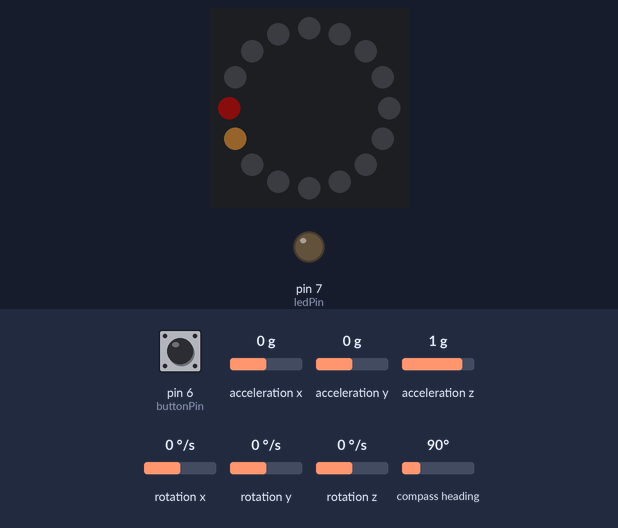
This sketch was run on a simulated Arduino Uno, built with avr-gcc and run on an emulated ATmega328P. Parts: 16 RGB LEDs in a ring, first at the top, clockwise, output pins drawn as LEDs (lit = HIGH). The inputs (shaded band) are chosen by the test bench; at power-on: pin 6 (buttonPin) HIGH, acceleration x 0 g, acceleration y 0 g, acceleration z 1 g, rotation x 0 °/s, rotation y 0 °/s, rotation z 0 °/s, compass heading 90°. Dim RGB values are drawn brighter than linear; random numbers use the default seed unless the sketch sets one.

Above: at 1.2 s.
1.3 s: pin 6 (buttonPin) pulled LOW for 1 s
2.9 s: pin 6 (buttonPin) pulled LOW for 0.15 s
At 3.3 s:
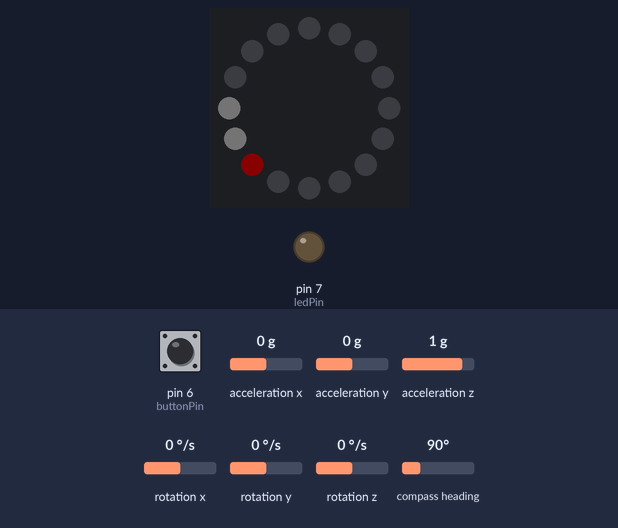
3.6 s: pin 6 (buttonPin) pulled LOW for 3.2 s
At 4.72 s:
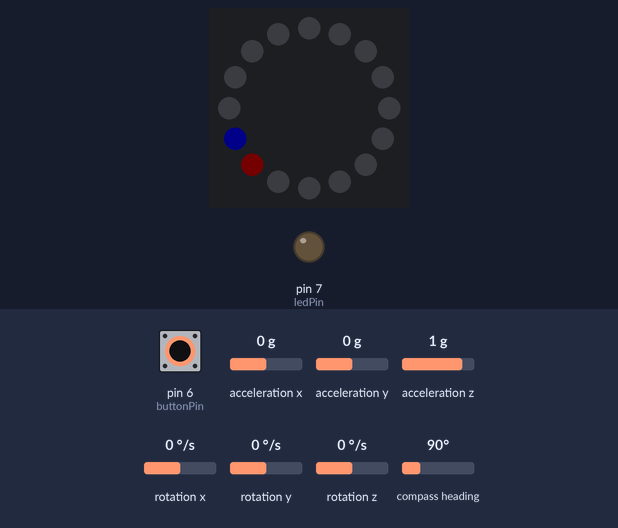
7.4 s: pin 6 (buttonPin) pulled LOW for 1 s
At 8.6 s:
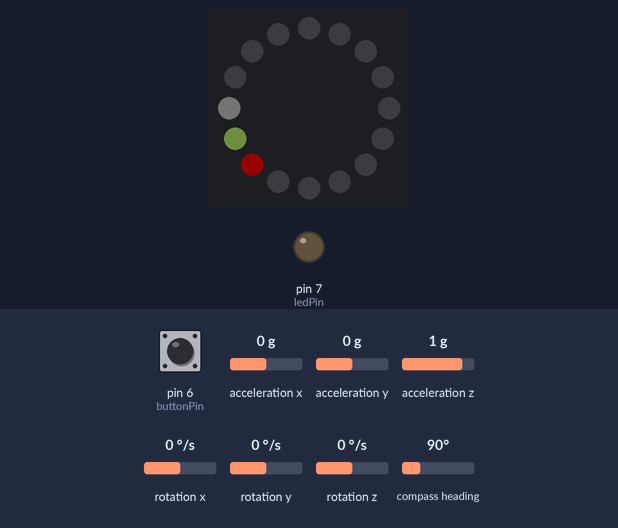
11.2 s: pin 6 (buttonPin) pulled LOW for 0.15 s
At 13.0 s:
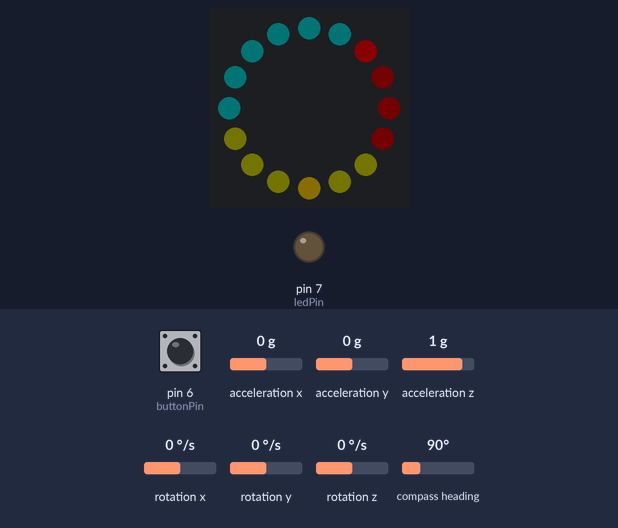
14.3 s: pin 6 (buttonPin) pulsed LOW 5 times (0.12 s each, 0.3 s apart)
At 15.25 s:
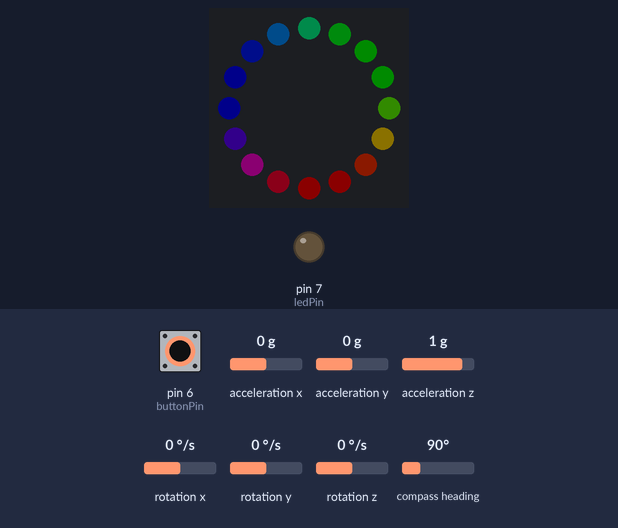
Timing chart, 0 to 17.3 s (numbered marks = the images above; inputs shaded):
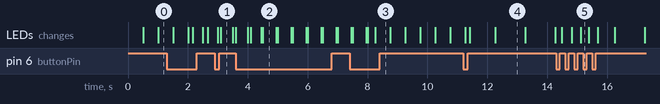

The sketch:

florawatch.ino
```cpp
#include <Adafruit_NeoPixel.h>

#include <Wire.h>
#include <LSM303.h>

#include "Time.h"
#include "OneButton.h"


const unsigned long sleepTimeout = 90; // in seconds, set to 0 to disable

const unsigned int neoPin = 9;
const unsigned int buttonPin = 6;
const unsigned int ledPin = 7;

const unsigned int ringSize = 16;
const int ringOffset = 4;
const float lmsOffset = 3.5;
const bool compassInvert = true;


Adafruit_NeoPixel ring = Adafruit_NeoPixel(ringSize, neoPin, NEO_GRB + NEO_KHZ800);

uint8_t* pixels = ring.getPixels();

const uint8_t PROGMEM gammaTable[] = {
	0, 0, 0, 0, 0, 0, 0, 0, 0, 0, 0, 0, 0, 0, 0, 0,
	0, 0, 0, 0, 0, 0, 0, 0, 0, 0, 0, 0, 1, 1, 1, 1,
	1, 1, 1, 1, 1, 1, 1, 1, 1, 2, 2, 2, 2, 2, 2, 2,
	2, 3, 3, 3, 3, 3, 3, 3, 4, 4, 4, 4, 4, 5, 5, 5,
	5, 6, 6, 6, 6, 7, 7, 7, 7, 8, 8, 8, 9, 9, 9, 10,
	10, 10, 11, 11, 11, 12, 12, 13, 13, 13, 14, 14, 15, 15, 16, 16,
	17, 17, 18, 18, 19, 19, 20, 20, 21, 21, 22, 22, 23, 24, 24, 25,
	25, 26, 27, 27, 28, 29, 29, 30, 31, 32, 32, 33, 34, 35, 35, 36,
	37, 38, 39, 39, 40, 41, 42, 43, 44, 45, 46, 47, 48, 49, 50, 50,
	51, 52, 54, 55, 56, 57, 58, 59, 60, 61, 62, 63, 64, 66, 67, 68,
	69, 70, 72, 73, 74, 75, 77, 78, 79, 81, 82, 83, 85, 86, 87, 89,
	90, 92, 93, 95, 96, 98, 99,101,102,104,105,107,109,110,112,114,
	115,117,119,120,122,124,126,127,129,131,133,135,137,138,140,142,
	144,146,148,150,152,154,156,158,160,162,164,167,169,171,173,175,
	177,180,182,184,186,189,191,193,196,198,200,203,205,208,210,213,
	215,218,220,223,225,228,231,233,236,239,241,244,247,249,252,255
};

LSM303 lsm;

OneButton button(buttonPin, 1);


int currentMenu = 0;
int currentSubmenu = 0;

int currentHour, currentMinute, currentDay, currentMonth, currentYear, monthMaxDays;
int compassDirection = -1;
float currentHeading = 0.0;

bool flashTimeout = false;
unsigned long lastFlash = 0;
unsigned long lastActive;
bool isSleeping = false;

unsigned int millisecond = 0;


String zf(int n) {
	String v;
	if (n < 10) {
		v += "0";
		v += n;
	} else {
		v += n;
	}
	return v;
}

void setPixel(uint16_t pos, uint32_t color) {
	ring.setPixelColor(pixelPos(pos), color);
}
void setPixel(uint16_t pos, uint8_t r, uint8_t g, uint8_t b) {
	setPixel(pos, ring.Color(r, g, b));
}

// uses RGB order
void setChannel(uint16_t pos, uint8_t channel, uint8_t value) {
	uint8_t *p = &pixels[pixelPos(pos) * 3];
	p[channel] = value;
}
uint16_t pixelPos(uint16_t pos) {
	return ((ringSize-1)-((pos+ringOffset) % ringSize));
}
void clearPixels() {
	// from Adafruit_NeoPixel repo
	memset(pixels, 0, ringSize*3);
}
uint8_t gamma(uint8_t input) {
	return pgm_read_byte(&gammaTable[input]);
}

void syncMillis() {
	static unsigned long milli;
	static int oldSecond = 0;
	int newSecond = second();
	if (oldSecond != newSecond) {
		oldSecond = newSecond;
		milli = millis();
	}
	millisecond = (millis() - milli) % 1000;
}

void showLine(uint16_t pos, uint16_t length, uint32_t c) {
	for (int i = 0; i < length; i++) {
		setPixel(pos+i, c);
	}
}

void showBinary(uint16_t pos, int n, uint16_t length, bool direction, uint32_t c1, uint32_t c2) {
	int inv1 = 0;
	int inv2 = 1;
	if (direction) {
		inv1 = length-1;
		inv2 = -1;
	}
	for (int i = 0; i < length; i++) {
		if (bitRead(n, i) == 1) {
			setPixel(pos+inv1+i*inv2, c1);
		} else {
			setPixel(pos+inv1+i*inv2, c2);
		}
	}
}

void checkSleep() {
	if (!isSleeping && sleepTimeout > 0 && (millis()-lastActive)/1000 > sleepTimeout) {
		isSleeping = true;
		clearPixels();
		ring.show();
		if (currentMenu == 0 || currentMenu == 1) {
			lastFlash = 0;
			currentSubmenu = 0;
		}
	}
}
void keepActive() {
	lastActive = millis();
}
void wakeUp() {
	isSleeping = false;
	keepActive();
}

void smooth(double data, float filterVal, double &smoothedVal) {

	if (filterVal > 1) {
		filterVal = 1.0;
	} else if (filterVal < 0) {
		filterVal = 0.0;
	}

	smoothedVal = (data * (1 - filterVal)) + (smoothedVal  *  filterVal);
}

double distance(double x1, double y1, double x2, double y2) {
	return sqrt((x1-x2)*(x1-x2)+(y1-y2)*(y1-y2));
}

void hsv2rgb(int hue, int sat, int val, uint8_t &r, uint8_t &g, uint8_t &b) {
	int base;
	// hue: 0-359, sat: 0-255, val (lightness): 0-255

	if (sat == 0) { // Achromatic color (gray).
		r=val;
		g=val;
		b=val;
	} else  {
		base = ((255 - sat) * val)>>8;
		switch(hue/60) {
			case 0:
				r = val;
				g = (((val-base)*hue)/60)+base;
				b = base;
				break;
			case 1:
				r = (((val-base)*(60-(hue%60)))/60)+base;
				g = val;
				b = base;
				break;
			case 2:
				r = base;
				g = val;
				b = (((val-base)*(hue%60))/60)+base;
				break;
			case 3:
				r = base;
				g = (((val-base)*(60-(hue%60)))/60)+base;
				b = val;
				break;
			case 4:
				r = (((val-base)*(hue%60))/60)+base;
				g = base;
				b = val;
				break;
			case 5:
				r = val;
				g = base;
				b = (((val-base)*(60-(hue%60)))/60)+base;
				break;
		}
	}
}
uint32_t hsv2color(int hue, int sat, int val) {
	uint8_t r, g, b;
	hsv2rgb(hue, sat, val, r, g, b);
	return ring.Color(gamma(r), gamma(g), gamma(b));
}

// Rainbow Cycle Program - Equally distributed
void rainbowCycle(uint16_t j, uint8_t brightness) {
	for (int i = 0; i < ringSize; i++) {
		setPixel(i, hsv2color(((i * 360 / ringSize) + j) % 360, 255, brightness));
	}
	ring.show();
}


void setup() {
	Serial.begin(9600);

	ring.begin();
	ring.show();

	button.setClickTicks(40);
	button.setPressTicks(800);
	button.attachClick(btnClick);
	button.attachLongPressStart(btnPress);

	Wire.begin();
	lsm.init();
	lsm.enableDefault();

	//min: {  -512,   -704,   -335}    max: {  +591,   +502,   +691}
	//min: {  -534,   -681,   -373}    max: {  +594,   +427,   +624}
	//min: {  -674,   -837,   -335}    max: {  +507,   +261,   +651}
	//min: {  -655,   -862,   -344}    max: {  +491,   +283,   +642}


	lsm.m_min = (LSM303::vector<int16_t>){  -655,   -862,   -344};
	lsm.m_max = (LSM303::vector<int16_t>){  +491,   +283,   +642};

	pinMode(ledPin, OUTPUT);

	keepActive();
}

void loop() {
	button.tick();
	syncMillis();
	flashTimeout = (millis() - lastFlash) % 1000 < 500;
	checkSleep();


	if (!isSleeping) {
		showPage();
	} else {

	}
	/*if (second() % 2 == 0 && millisecond < 50) {
		digitalWrite(ledPin, HIGH);
		digitalWrite(ledPin, LOW);
	}*/

}

void btnClick() {
	if (isSleeping) {
		wakeUp();
		return;
	} else {
		keepActive();
	}

	if (currentSubmenu == 0 || currentMenu == 3 || currentMenu == 4) {
		currentMenu++;
		if (currentMenu > 4) {
			currentMenu = 0;
		}
		currentSubmenu = 0;

	} else {
		if (currentMenu == 0 || currentMenu == 1) {
			lastFlash = millis();
			switch (currentSubmenu) {
				case 1:
					currentHour++;
					if (currentHour == 24) {
						currentHour = 0;
					}
					break;

				case 2:
					currentMinute++;
					if (currentMinute == 60) {
						currentMinute = 0;
					}
					break;
			}
		}
		/*else if (currentMenu == 1) {
			lastFlash = millisecond;
			switch (currentSubmenu) {
				case 1:
					currentYear++;
					if (currentYear > 2050) {
						currentYear = 1970;
					}
					break;

				case 2:
					currentMonth++;
					if (currentMonth > 12) {
						currentMonth = 1;
					}
					break;

				case 3:
					currentDay++;
					if (currentDay > monthMaxDays) {
						currentDay = 1;
					}
					break;
			}
		}*/
	}
}


void btnPress() {

	if (isSleeping) {
		wakeUp();
		return;
	} else {
		keepActive();
	}

	if (currentMenu == 0 || currentMenu == 1) { // Analog/Binary clock
		currentSubmenu++;
		if (currentSubmenu > 2) {
			currentSubmenu = 0;
		}
		switch (currentSubmenu) {
			case 0:
				lastFlash = 0;
				setTime(currentHour, currentMinute, 0, day(), month(), year());
				break;

			case 1:
				currentHour = hour();
				currentMinute = minute();
				lastFlash = millis();
				break;

			case 2:
				lastFlash = millis();
				break;
		}

	} else if (currentMenu == 2) { // Compass
		if (compassDirection == -1) {
			lsm.read();
			compassDirection = lsm.heading();
			if (compassInvert) {
				compassDirection = 360-compassDirection;
			}
		} else {
			compassDirection = -1;
		}
	} else if (currentMenu == 3) { // Accelerometer stuff
		currentSubmenu++;
		if (currentSubmenu > 1) {
			currentSubmenu = 0;
		}
	} else if (currentMenu == 4) { // Animations
		currentSubmenu++;
		if (currentSubmenu > 1) {
			currentSubmenu = 0;
		}
	}
	/*else if (currentMenu == 1) {


		// date

		currentSubmenu++;
		if (currentSubmenu > 3) {
			currentSubmenu = 0;
		}
		switch (currentSubmenu) {
			case 0:
				lastFlash = 0;
				setTime(hour(), minute(), second(), currentDay, currentMonth, currentYear);
				break;

			case 1:
				lastFlash = millis();
				currentDay = day();
				currentMonth = month();
				currentYear = year();
				break;

			case 2:
				lastFlash = millis();
				break;
			case 3:
				monthMaxDays = getMonthLength(currentMonth, currentYear);
				if (currentDay > monthMaxDays) currentDay = monthMaxDays;
				lastFlash = millis();
				break;
		}
	}*/
}

void showPage() {
	if (currentMenu == 0) { // Analog
		if (currentSubmenu == 0) {
			showAnalog();
		} else {
			showAdjAnalog(currentSubmenu-1);
		}
	} else if (currentMenu == 1) { // Binary
		if (currentSubmenu == 0) {
			showBinary();
		} else {
			showAdjBinary(currentSubmenu-1);
		}
	} else if (currentMenu == 2) { // Compass
		showCompass();
	} else if (currentMenu == 3) {
		if (currentSubmenu == 0) {
			showActivity();
		} else {
			showSpiritLevel();
		}
	} else if (currentMenu == 4) {
		if (currentSubmenu == 0) {
			showRainbow();
		} else {
			showRadar();
		}
	}
}


void showAnalog() {
	int h = hour() % 12;
	int hourled1 = h/3+h;
	int hourled2 = h % 3 == 0? hourled1-1 : hourled1;


	int minuteled = minute()*ringSize/60;
	int secondled = second()*ringSize/60;


	clearPixels();
	// GRB order

	if (millisecond < 500) {
		showLine(15, 2, ring.Color(1, 1, 1));
	}

	pixels[pixelPos(secondled)*3] += 8;
	pixels[pixelPos(secondled)*3+1] += 10;

	pixels[pixelPos(minuteled)*3] += 5;
	pixels[pixelPos(minuteled)*3+2] += 5;

	pixels[pixelPos(hourled1)*3+1] += 10;
	pixels[pixelPos(hourled2)*3+1] += 10;

	/*int r, g, b;
	for (int i = 0; i < ring.numPixels(); i++) {
		r = 0;
		g = 0;
		b = 0;

		if (i == secondled) {
			g += 7;
		}
		if (i == minuteled) {
			b += 2;
		}
		if (i == hourled1 || i == hourled2) {
			r += 7;
		}
		setPixel(i, r, g, b);
	}*/
	ring.show();
}

void showAdjAnalog(int type) {
	int h = currentHour % 12;
	int hourled1 = h/3+h;
	int hourled2 = h % 3 == 0? hourled1-1 : hourled1;

	int minuteled = currentMinute*ringSize/60;

	clearPixels();

	if (millisecond < 500) {
		showLine(15, 2, ring.Color(1, 1, 1));
	}

	int hchannel = currentHour < 12? 1 : 0;

	if (type == 0 && flashTimeout) {
		pixels[pixelPos(hourled1)*3+hchannel] = 10;
		pixels[pixelPos(hourled2)*3+hchannel] = 10;
	} else {
		pixels[pixelPos(hourled1)*3+hchannel] = 1;
		pixels[pixelPos(hourled2)*3+hchannel] = 1;
	}

	if (type == 1 && flashTimeout) {
		pixels[pixelPos(minuteled)*3+2] = 10;
	} else {
		pixels[pixelPos(minuteled)*3+2] = 1;
	}

	ring.show();
}

void showBinary() {
	int h = hour() % 12;

	clearPixels();

	showBinary(0, second(), 6, true, ring.Color(10, 8, 0), ring.Color(1, 1, 0));
	showBinary(10, minute(), 6, false, ring.Color(0, 10, 5), ring.Color(0, 1, 1));

	if (hour() < 12) {
		showBinary(6, h, 4, true, ring.Color(10, 0, 0), ring.Color(1, 0, 0));
	} else {
		showBinary(6, h, 4, true, ring.Color(10, 0, 5), ring.Color(1, 0, 1));
	}

	ring.show();
}

void showAdjBinary(int type) {

	uint32_t hourcolor1;
	uint32_t hourcolor2;
	uint32_t hourcolor3;
	uint32_t hourcolor4;

	uint32_t minutecolor1 = ring.Color(0, 15, 15);
	uint32_t minutecolor2 = ring.Color(0, 8, 10);
	uint32_t minutecolor3 = ring.Color(0, 2, 2);
	uint32_t minutecolor4 = ring.Color(0, 1, 1);

	int h = currentHour % 12;

	clearPixels();

	if (currentHour < 12) {
		hourcolor1 = ring.Color(15, 0, 0);
		hourcolor2 = ring.Color(10, 0, 0);
		hourcolor3 = ring.Color(2, 0, 0);
		hourcolor4 = ring.Color(1, 0, 0);
	} else {
		hourcolor1 = ring.Color(15, 0, 8);
		hourcolor2 = ring.Color(10, 0, 5);
		hourcolor3 = ring.Color(2, 0, 2);
		hourcolor4 = ring.Color(1, 0, 1);
	}

	if (type == 0 && !flashTimeout) {
		showBinary(6, h, 4, true, hourcolor1, hourcolor3);
	} else {
		showBinary(6, h, 4, true, hourcolor2, hourcolor4);
	}

	if (type == 1 && !flashTimeout) {
		showBinary(10, currentMinute, 6, false, minutecolor1, minutecolor3);
	} else {
		showBinary(10, currentMinute, 6, false, minutecolor2, minutecolor4);
	}

	showLine(0, 6, ring.Color(1, 1, 0));

	ring.show();
}

void showCompass() {
	lsm.read();
	//smooth(lsm.heading(), 0.001, currentHeading);
	currentHeading = lsm.heading();
	//Serial.println(currentHeading);

	if (compassInvert) {
		currentHeading = 360-currentHeading;
	}

	clearPixels();

	float pixel = round(currentHeading*ringSize/360.0+lmsOffset);

	setPixel(pixel, ring.Color(20, 0, 0));
	setPixel(pixel+ringSize/2, ring.Color(10, 10, 10));

	/*setPixel(floor(pixel-1.5), ring.Color(2, 0, 0));
	setPixel(floor(pixel-0.5), ring.Color(20, 0, 0));
	setPixel(floor(pixel+0.5), ring.Color(20, 0, 0));
	setPixel(floor(pixel+1.5), ring.Color(2, 0, 0));

	setPixel(floor(pixel+ringSize/2-1.5), ring.Color(2, 2, 2));
	setPixel(floor(pixel+ringSize/2-0.5), ring.Color(10, 10, 10));
	setPixel(floor(pixel+ringSize/2+0.5), ring.Color(10, 10, 10));
	setPixel(floor(pixel+ringSize/2+1.5), ring.Color(2, 2, 2));*/

	if (compassDirection != -1) {
		//Serial.println(compassDirection);
		pixel = (360+currentHeading-compassDirection)*ringSize/360.0;
		setPixel(pixel, ring.Color(0, 20, 0));
		setPixel(pixel+ringSize/2, ring.Color(0, 20, 10));
	}

	ring.show();
}

void showActivity() {
	static unsigned long oldTime = 0.0;
	unsigned long curTime = millis();
	int delay = 15;

	lsm.read();
	long x = lsm.a.x;
	long y = lsm.a.y;
	long z = lsm.a.z;
	double v = sqrt(x*x+y*y+z*z) - 16000;

	int brightness = gamma(map(abs(v), 0, 45000, 20, 150));

	if (curTime - oldTime > delay) {
		oldTime = curTime;
		for (int i = 0; i < ringSize*3; i++) {
			pixels[i] *= 0.99999;
		}
	}

	uint8_t r, g, b;
	int pixel = curTime/15;
	hsv2rgb((curTime/5) % 360, 255, brightness, r, g, b);

	pixels[pixelPos(pixel)*3+1] += r;
	pixels[pixelPos(pixel)*3]   += g;
	pixels[pixelPos(pixel)*3+2] += b;

	ring.show();
}


void showSpiritLevel() {
	lsm.read();
	long x = lsm.a.x;
	long y = lsm.a.y;
	double dir = atan2(x, y) * 180.0 / PI;
	double length = sqrt(x*x + y*y);

	int pixel = round(dir*ringSize/360.0+lmsOffset);

	unsigned long max = 45413;
	unsigned long brightness = map(length, 0.0, max, 20, 255);

	clearPixels();

	setPixel(pixel, ring.Color(gamma(brightness-20), gamma(brightness), 0));

	ring.show();
}


void showRainbow() {
	unsigned long curTime = millis();

	rainbowCycle(round((curTime/4000.0)*360), 90+10*sin(curTime/1500.0));
}


void showRadar() {
	static unsigned long oldTimeAdd = 0;
	static unsigned long oldTimeFade = 0;
	unsigned long curTime = millis();
	static int addDelay = 1000;
	int fadeDelay = 15;
	static uint8_t objects[ringSize] = {0};

	if (curTime - oldTimeFade > fadeDelay) {
		oldTimeFade = curTime;
		for (int i = 0; i < ringSize; i++) {
			objects[i] *= 0.9999;
			if (objects[i] < 0.0) {
				objects[i] = 0.0;
			}
		}
	}

	float pixel = (curTime/4000.0)*ringSize;
	int pixel1 = ceil(pixel);
	int pixel2 = floor(pixel);
	float bright1 = pixel-pixel2;
	float bright2 = pixel1-pixel;

	if (curTime - oldTimeAdd > addDelay) {
		oldTimeAdd = curTime;
		addDelay = 1000+random(5000);
		objects[pixel1 % ringSize] = 150;
	}

	for (int i = 0; i < ringSize; i++) {
		setPixel(i, ring.Color(objects[i]*5/100, objects[i]*10/100, 0));
	}

	bright2 = max(bright2, objects[pixel2]/100);

	pixels[pixelPos(pixel1)*3+1] += bright1*5;
	pixels[pixelPos(pixel1)*3]   += bright1*10;
	pixels[pixelPos(pixel1)*3+2] += 0;

	pixels[pixelPos(pixel2)*3+1] += bright2*5;
	pixels[pixelPos(pixel2)*3]   += bright2*10;
	pixels[pixelPos(pixel2)*3+2] += 0;

	ring.show();
}


	//static double v = 0.0;


	/*double dir = atan2(x, y) * 180.0 / 3.14159;
	double length = sqrt(x*x + y*y);
	double v = sqrt(x*x+y*y+z*z)-16000;

	float pitch = atan(x/sqrt(y*y + z*z)) * (180.0/3.14159);
	float roll = atan(y/sqrt(x*x + z*z)) * (180.0/3.14159);


	clearPixels();*/

	/*Serial.print(pedi_step_counter);
	Serial.print(" | ");
	Serial.print(pedi_threshold);
	Serial.print(" | ");
	Serial.println(v);*/

	/*float pixel = dir*ringSize/360.0+lmsOffset;

	unsigned long max = 45413;
	unsigned long brightness = map(length, 0.0, max, 20, 255);*/

	//unsigned long zbright = map(abs(max(v, 0)), 0, 16000, 20, 100);
	//unsigned long zbright2 = map(abs(min(v, 0)), 0, 16000, 20, 100);

	/*if (v < -7000) {
		showLine(0, 16, ring.Color(20, 0, 0));
	} else if (v > 7000) {
		showLine(0, 16, ring.Color(0, 0, 20));
	}*/
	//showLine(0, 16, ring.Color(gamma(zbright), gamma(g), gamma(zbright2)));

	//setPixel(pixel, ring.Color(0, gamma(brightness), 0));

	//showBinary(0, pedi_step_counter, 16, false, ring.Color(20, 0, 0), ring.Color(1, 0, 0));

	//ring.show();

/*void printDate() {
	String dateStr = "";
	dateStr += zf(day());
	dateStr += "/";
	dateStr += zf(month());
	dateStr += "/";
	dateStr += year();
	dateStr += "";


	lcd.setCursor(0, 0);
	lcd.print(dateStr);
}

void printAdjDate(int type) {
	String str = "";

	if (flashTimeout || type != 2) {
		str += zf(currentDay);
	} else {
		str += "  ";
	}
	str += "/";
	if (flashTimeout || type != 1) {
		str += zf(currentMonth);
	} else {
		str += "  ";
	}
	str += "/";
	if (flashTimeout || type != 0) {
		str += zf(currentYear);
	} else {
		str += "    ";
	}

	lcd.setCursor(0, 0);
	lcd.print(str);
}

int getMonthLength(int m, int y) {
	char monthDays[]={31,28,31,30,31,30,31,31,30,31,30,31};
	int monthLength;
	if (m == 2) { // february
		if (LEAP_YEAR(y-1970)) {
			monthLength=29;
		} else {
			monthLength=28;
		}
	} else {
		monthLength = monthDays[m-1];
	}
	return monthLength;
}*/
```
